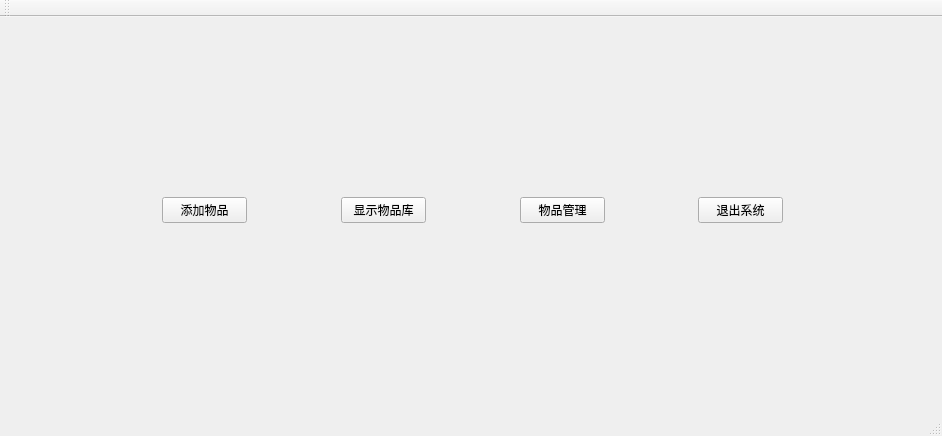
<?xml version="1.0" encoding="UTF-8"?>
<ui version="4.0">
 <class>MainWindow</class>
 <widget class="QMainWindow" name="MainWindow">
  <property name="geometry">
   <rect>
    <x>0</x>
    <y>0</y>
    <width>942</width>
    <height>436</height>
   </rect>
  </property>
  <property name="windowTitle">
   <string>MainWindow</string>
  </property>
  <widget class="QWidget" name="centralWidget">
   <widget class="QPushButton" name="btn_manage">
    <property name="geometry">
     <rect>
      <x>520</x>
      <y>180</y>
      <width>85</width>
      <height>26</height>
     </rect>
    </property>
    <property name="text">
     <string>物品管理</string>
    </property>
   </widget>
   <widget class="QPushButton" name="btn_add">
    <property name="geometry">
     <rect>
      <x>162</x>
      <y>180</y>
      <width>85</width>
      <height>26</height>
     </rect>
    </property>
    <property name="text">
     <string>添加物品</string>
    </property>
    <property name="autoDefault">
     <bool>false</bool>
    </property>
    <property name="default">
     <bool>false</bool>
    </property>
    <property name="flat">
     <bool>false</bool>
    </property>
   </widget>
   <widget class="QPushButton" name="btn_show">
    <property name="geometry">
     <rect>
      <x>341</x>
      <y>180</y>
      <width>85</width>
      <height>26</height>
     </rect>
    </property>
    <property name="text">
     <string>显示物品库</string>
    </property>
   </widget>
   <widget class="QPushButton" name="btn_exist">
    <property name="geometry">
     <rect>
      <x>698</x>
      <y>180</y>
      <width>85</width>
      <height>26</height>
     </rect>
    </property>
    <property name="text">
     <string>退出系统</string>
    </property>
   </widget>
  </widget>
  <widget class="QToolBar" name="mainToolBar">
   <attribute name="toolBarArea">
    <enum>TopToolBarArea</enum>
   </attribute>
   <attribute name="toolBarBreak">
    <bool>false</bool>
   </attribute>
  </widget>
  <widget class="QStatusBar" name="statusBar"/>
  <action name="actiondfgdg">
   <property name="text">
    <string>dfgdg</string>
   </property>
  </action>
 </widget>
 <layoutdefault spacing="6" margin="11"/>
 <tabstops>
  <tabstop>btn_add</tabstop>
  <tabstop>btn_show</tabstop>
  <tabstop>btn_exist</tabstop>
 </tabstops>
 <resources/>
 <connections/>
</ui>
